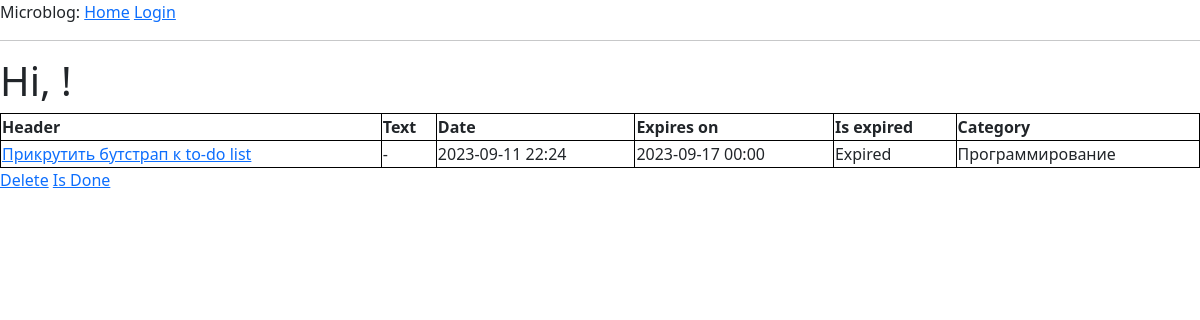
Screenshot of /note/1 with the database file from the repository.
### app/models.py (models this page shows, shortened)
class Note(db.Model):
    __tablename__ = 'notes'
    id = db.Column(db.Integer(), primary_key=True)
    user_id = db.Column(db.Integer(), db.ForeignKey('users.id'))
    category_id = db.Column(db.Integer(), db.ForeignKey('categories.id'))
    created_on = db.Column(db.DateTime(), index=True, default=datetime.now)
    expires_on = db.Column(db.Date())
    header = db.Column(db.String(128), index=True)
    text = db.Column(db.String(256))
    is_done = db.Column(db.Boolean(), default=False)
    user = db.relationship('User', backref=db.backref('notes', order_by=id))
    @hybrid_property
    def expired(self):
        if self.expires_on < date.today():
            return True
        return False

class Category(db.Model):
    __tablename__ = 'categories'
    id = db.Column(db.Integer(), primary_key=True)
    name = db.Column(db.String(128), index=True)
    notes = db.relationship('Note', backref='category', lazy='dynamic')

### app/routes.py (the view)
@app.route('/note/<id>', methods=['GET', 'POST'])
def note(id):
    user = User.query.filter_by(id=current_user.get_id()).first()
    note = Note.query.filter_by(id=id).first()
    return render_template('note.html', title='Note', note=note, user=user)

### app/templates/note.html
{% from 'note_body.html' import show_note %}
{% extends "base.html" %}
{% block content %}
    <h1>Hi, {{ user.username }}!</h1>
    {% include "table_header.html" with context %}
        {{ show_note(note) }}
    </table>
    <a href="{{ url_for('delete', id=note.id) }}">Delete</a>
    <a href="{{ url_for('is_done', id=note.id)}}">Is Done</a>
{% endblock %}

### app/templates/note_body.html
{% macro show_note(note) -%}
<tr>
    <td><a href="{{ url_for('note', id=note.id)}}">{{ note.header }}</a></td>
    <td>{{ note.text }}</td>
    <td>{{ note.created_on.strftime('%Y-%m-%d %H:%M')}}</td>
    <td>{{ note.expires_on.strftime('%Y-%m-%d %H:%M') }}</td>
    <td>
        {% if note.expired %}
        Expired
        {% else %}
        In process
        {% endif %}
    </td>
    <td>{{ note.category.name }}</td>
</tr>
{%- endmacro %}

### app/templates/table_header.html (style rules this page uses)
table, th, td { border:1px solid black; }

### rows the page displays
Note: header "Прикрутить бутстрап к to-do list", text "-", created_on "2023-09-11 22:24", expires_on "2023-09-17 00:00"
Category: category.name "Программирование"
